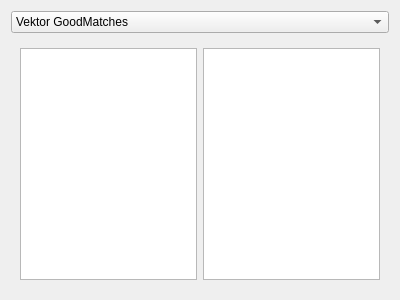
<?xml version="1.0" encoding="UTF-8"?>
<ui version="4.0">
 <class>DebugForm</class>
 <widget class="QWidget" name="DebugForm">
  <property name="geometry">
   <rect>
    <x>0</x>
    <y>0</y>
    <width>400</width>
    <height>300</height>
   </rect>
  </property>
  <property name="windowTitle">
   <string>Form</string>
  </property>
  <layout class="QVBoxLayout" name="verticalLayout">
   <item>
    <widget class="QComboBox" name="comboBox">
     <item>
      <property name="text">
       <string>Vektor GoodMatches</string>
      </property>
     </item>
    </widget>
   </item>
   <item>
    <widget class="QWidget" name="widget" native="true">
     <layout class="QHBoxLayout" name="horizontalLayout">
      <item>
       <widget class="QTableWidget" name="tableWidget"/>
      </item>
      <item>
       <widget class="QTableWidget" name="tableWidget_2"/>
      </item>
     </layout>
    </widget>
   </item>
  </layout>
 </widget>
 <resources/>
 <connections/>
</ui>
